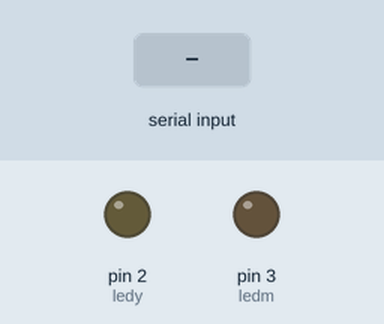
The sketch below on a simulated Arduino Uno, built with avr-gcc and run on an emulated ATmega328P. Shown: output pins drawn as LEDs (lit = HIGH). The test bench sets the inputs (shaded band).

Above: at 1.2 s.
1.3 s: "a" received over Serial
At 2.5 s:
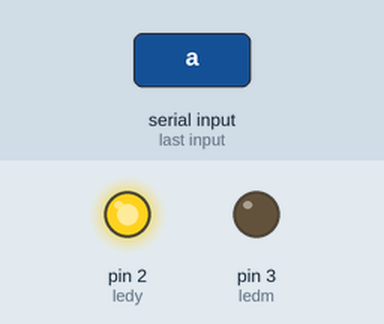
2.8 s: "b" received over Serial
At 3.8 s:
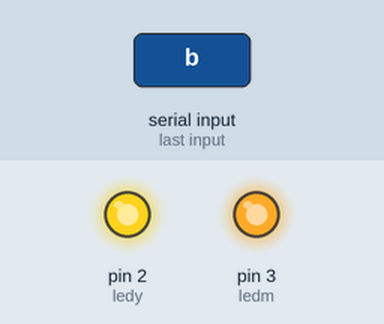
4.3 s: "A" received over Serial
At 4.9 s:
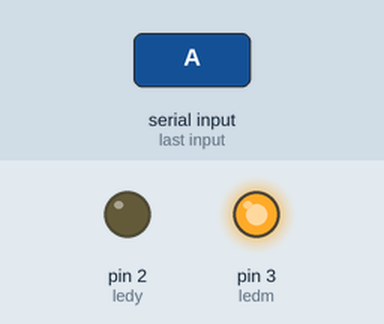
5.8 s: "B" received over Serial
At 6.1 s:
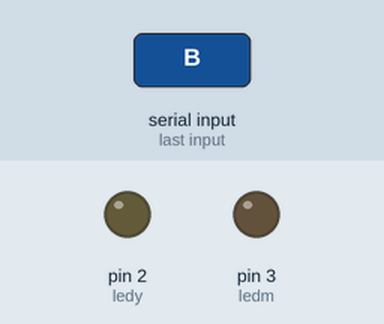
Timing chart, 0 to 8.3 s (numbered marks = the images above; inputs shaded):
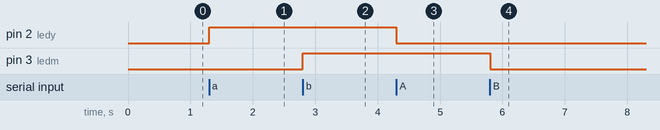

Measured:
- after the input at 1.3 s, pin 2 (ledy): LOW → HIGH at once
- after the input at 2.8 s, pin 3 (ledm): LOW → HIGH at once
- after the input at 4.3 s, pin 2 (ledy): HIGH → LOW at once
- after the input at 5.8 s, pin 3 (ledm): HIGH → LOW at once

The sketch:

Seri_ekranda_led_kontrol_.ino
```cpp
char veri;
int ledy = 2; //Yesil ledi ikinci digital pine bağladık.
int ledm = 3;  // mavi ledi 3. digital pine bağladık.


void setup() {
  Serial.begin(9600);
  pinMode(ledy,OUTPUT);
  pinMode(ledm,OUTPUT);


}

void loop() {
 while(Serial.available()) //Okumak için veri var mı ?
 // varsa döndür .
 {
  veri = Serial.read();  //Seri ekrandan okunan değeri tipi char olan veri değişkenine atıyor.

  switch(veri)
  {
  case 'a':   //Klavyeden küçük a yazıp Enter dediğimizde yeşil led yanıcaktır.
  digitalWrite (ledy,HIGH);
  break;
  case 'b':
  digitalWrite(ledm,HIGH);
  break;
  case 'A':    //Klavyeden Büyük A yazıp Enter tuşuna bastığımızda yeşil Led sönücektir.
  digitalWrite(ledy,LOW);
  break;
  case 'B':
  digitalWrite(ledm,LOW);
  break;
  }

 }


}
```
